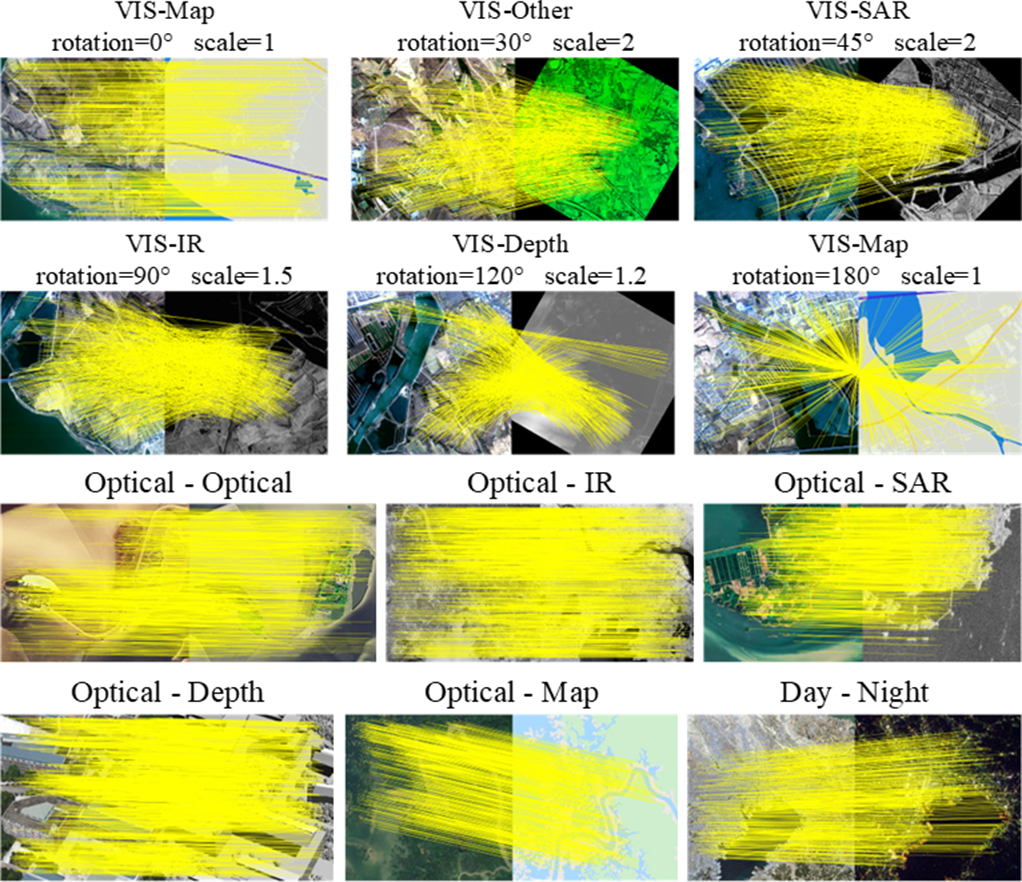
#> input picture HOMO_Feature_ImgMatching/misc/display1.jpg, 1022 x 882 px
$ python -i homo_feature.py   (imports and definitions only)
#> lines starting #> are read from the running program, lines starting #| are printed output that depends on the picture
#> further down, picture is the input picture: shape (882, 1022, 3); mean B, G, R 119, 191.6, 184.1
"""
Python reimplementation of HOMO-Feature Image Matching Algorithm.

Original MATLAB code by Gao Chenzhong (gao-pingqi@qq.com)
Paper: "HOMO-Feature: Homogeneous-Feature-Based Cross-Modal Image Matching"

This port faithfully translates the MATLAB algorithm to Python/NumPy.
Coordinate convention: kps[:,0] = x (column), kps[:,1] = y (row).
"""

import numpy as np
import cv2
from scipy import ndimage
from scipy.spatial.distance import cdist
from skimage.morphology import disk as skdisk


# ─────────────────────────────────────────────────────────────────────────────
# LOW-LEVEL UTILITIES
# ─────────────────────────────────────────────────────────────────────────────

# [26 lines left out: functions fspecial_gaussian, imfilter_r, imresize_bicubic, not called in this run]


# ─────────────────────────────────────────────────────────────────────────────
# LOG-GABOR FILTER BANK
# ─────────────────────────────────────────────────────────────────────────────

def lowpass_filter(shape, cutoff, n):
    """Butterworth low-pass filter (MATLAB lowpassfilter.m)."""
    rows, cols = shape
    xrange = (np.arange(-cols // 2, cols - cols // 2) / cols
              if cols % 2 == 0
              else np.arange(-(cols - 1) // 2, (cols - 1) // 2 + 1) / (cols - 1))
    yrange = (np.arange(-rows // 2, rows - rows // 2) / rows
              if rows % 2 == 0
              else np.arange(-(rows - 1) // 2, (rows - 1) // 2 + 1) / (rows - 1))
    x, y = np.meshgrid(xrange, yrange)
    radius = np.sqrt(x ** 2 + y ** 2)
    lp = 1.0 / (1.0 + (radius / cutoff) ** (2 * n))
    return np.fft.ifftshift(lp)


# [53 lines left out: function log_gabor, not called in this run]


# ─────────────────────────────────────────────────────────────────────────────
# PHASE CONGRUENCY (phasecong3.m)
# ─────────────────────────────────────────────────────────────────────────────

def phase_congruency(img, nscale=4, norient=6,
                     min_wave_length=3, mult=1.6, sigma_f=0.75,
                     k=1.0, cut_off=0.5, g=3, noise_method=-1):
    """
    Phase congruency – returns (M, m) edge and corner maps.
    Translation of MATLAB phasecong3.m by Peter Kovesi.
    """
#> called with nscale = 4, norient = 6, min_wave_length = 3, mult = 1.6, sigma_f = 0.75, k = 1, cut_off = 0.5, g = 3
    if img.ndim == 3:
        img = cv2.cvtColor(img.astype(np.float32), cv2.COLOR_BGR2GRAY).astype(np.float64)
    rows, cols = img.shape
#> rows = 882; cols = 1022
    epsilon = 1e-4
    image_fft = np.fft.fft2(img)

    if cols % 2:
        xrange = np.arange(-(cols - 1) // 2, (cols - 1) // 2 + 1) / (cols - 1)
    else:
        xrange = np.arange(-cols // 2, cols // 2) / cols
#> xrange = 1022 values from -0.5 to 0.499
    if rows % 2:
        yrange = np.arange(-(rows - 1) // 2, (rows - 1) // 2 + 1) / (rows - 1)
    else:
        yrange = np.arange(-rows // 2, rows // 2) / rows
#> yrange = 882 values from -0.5 to 0.499

    x, y = np.meshgrid(xrange, yrange)
    radius = np.sqrt(x ** 2 + y ** 2)
    theta = np.arctan2(-y, x)
    radius = np.fft.ifftshift(radius)
    theta = np.fft.ifftshift(theta)
    radius[0, 0] = 1
    sin_theta = np.sin(theta)
    cos_theta = np.cos(theta)

    lp = lowpass_filter((rows, cols), 0.45, 15)
    lg_filters = []
    for s in range(nscale):
        wavelength = min_wave_length * mult ** s
        fo = 1.0 / wavelength
        lg = np.exp(-(np.log(radius / fo)) ** 2 / (2 * np.log(sigma_f) ** 2))
        lg = lg * lp
        lg[0, 0] = 0
        lg_filters.append(lg)

    zero = np.zeros((rows, cols))
    covx2 = zero.copy(); covy2 = zero.copy(); covxy = zero.copy()
    EnergyV = np.zeros((rows, cols, 3))

    for o in range(norient):
        angl = o * np.pi / norient
        ds = sin_theta * np.cos(angl) - cos_theta * np.sin(angl)
        dc = cos_theta * np.cos(angl) + sin_theta * np.sin(angl)
        d_theta = np.abs(np.arctan2(ds, dc))
        d_theta = np.minimum(d_theta * norient / 2, np.pi)
        spread = (np.cos(d_theta) + 1) / 2

        sum_e = zero.copy()
        sum_o = zero.copy()
        sum_an = zero.copy()
        energy = zero.copy()
        tau = None
        max_an = None

        for s in range(nscale):
            filt = lg_filters[s] * spread
            eo = np.fft.ifft2(image_fft * filt)
            an = np.abs(eo)
            sum_an += an
            sum_e += np.real(eo)
            sum_o += np.imag(eo)
            if s == 0:
                if noise_method == -1:
                    tau = np.median(sum_an) / np.sqrt(np.log(4))
                elif noise_method == -2:
                    hist, edges = np.histogram(sum_an.ravel(), bins=50)
                    idx = np.argmax(hist)
                    tau = (edges[idx] + edges[idx + 1]) / 2
                max_an = an.copy()
            else:
                max_an = np.maximum(max_an, an)

        x_energy = np.sqrt(sum_e ** 2 + sum_o ** 2) + epsilon
        mean_e = sum_e / x_energy
        mean_o = sum_o / x_energy

        for s in range(nscale):
            filt = lg_filters[s] * spread
            eo = np.fft.ifft2(image_fft * filt)
            E = np.real(eo); O = np.imag(eo)
            energy += E * mean_e + O * mean_o - np.abs(E * mean_o - O * mean_e)

        if noise_method >= 0:
            T = noise_method
        else:
            total_tau = tau * (1 - (1 / mult) ** nscale) / (1 - (1 / mult))
            est_mean = total_tau * np.sqrt(np.pi / 2)
            est_sigma = total_tau * np.sqrt((4 - np.pi) / 2)
            T = est_mean + k * est_sigma

        energy = np.maximum(energy - T, 0)
        width = (sum_an / (max_an + epsilon) - 1) / (nscale - 1)
        weight = 1.0 / (1 + np.exp((cut_off - width) * g))
        pc = weight * energy / (sum_an + epsilon)

        covx = pc * np.cos(angl)
        covy = pc * np.sin(angl)
        covx2 += covx ** 2
        covy2 += covy ** 2
        covxy += covx * covy

        EnergyV[:, :, 0] += sum_e
        EnergyV[:, :, 1] += np.cos(angl) * sum_o
        EnergyV[:, :, 2] += np.sin(angl) * sum_o
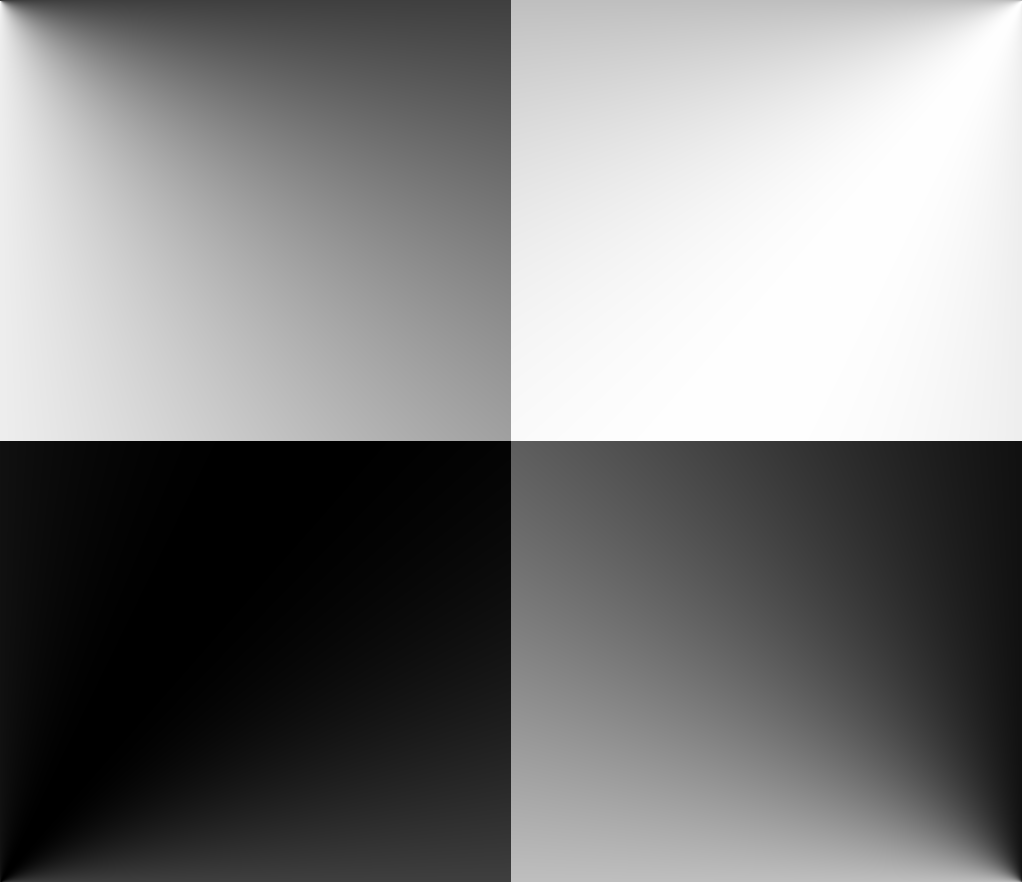
#> ds: shape (882, 1022) float64; min -1, max 1, mean -0.000435; drawn with min black and max white
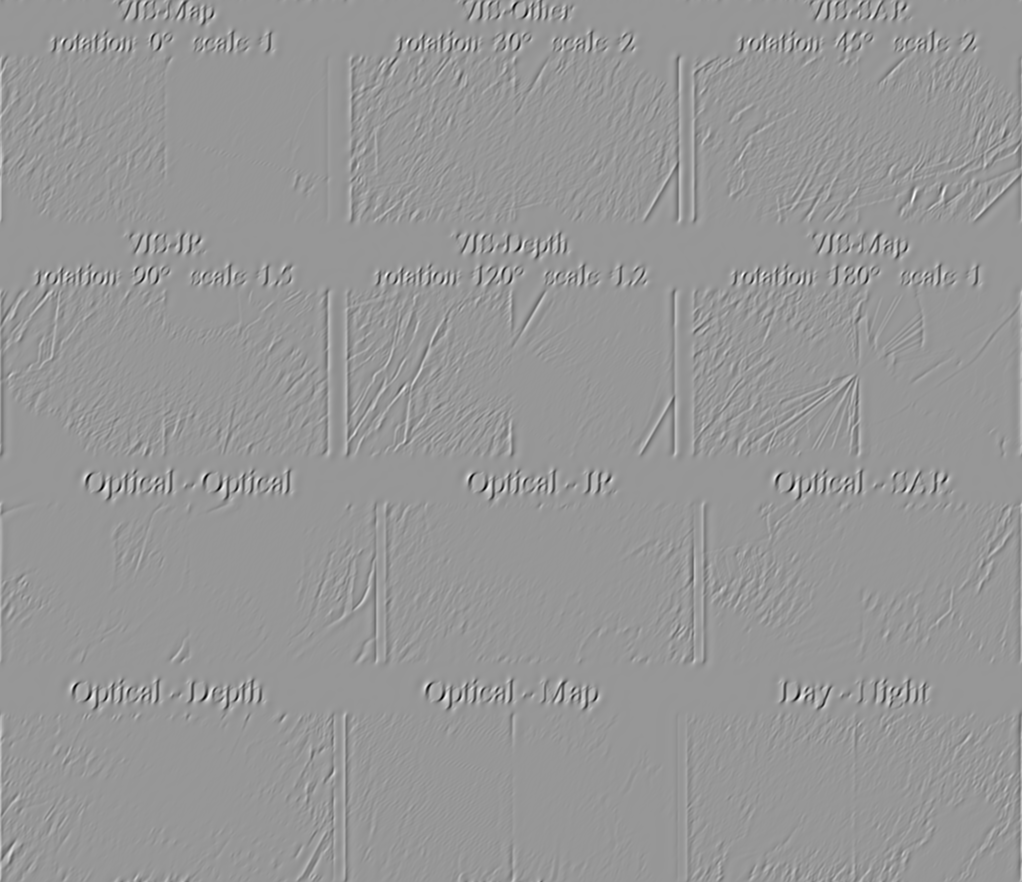
#> sum_e: shape (882, 1022) float64; min -120.2, max 82.73, mean 0; drawn with min black and max white
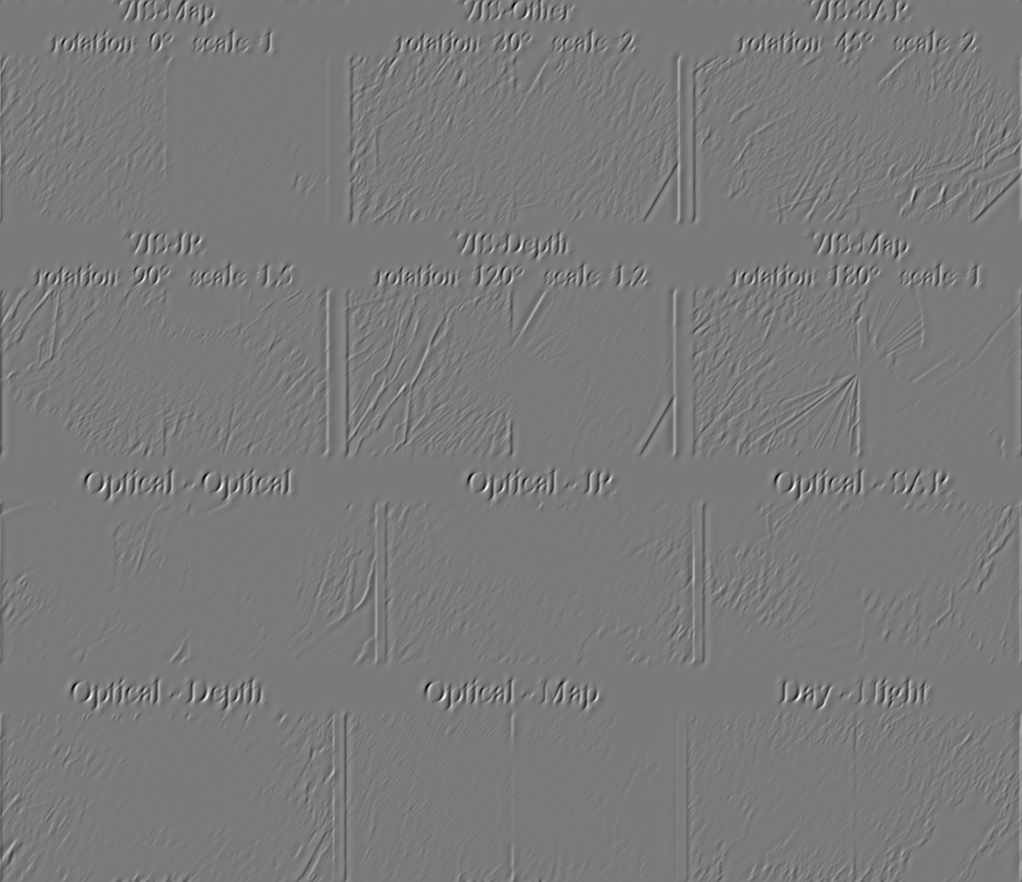
#> sum_o: shape (882, 1022) float64; min -107.8, max 116.3, mean 0; drawn with min black and max white

    covx2 /= (norient / 2)
    covy2 /= (norient / 2)
    covxy = 4 * covxy / norient
    denom = np.sqrt(covxy ** 2 + (covx2 - covy2) ** 2) + epsilon
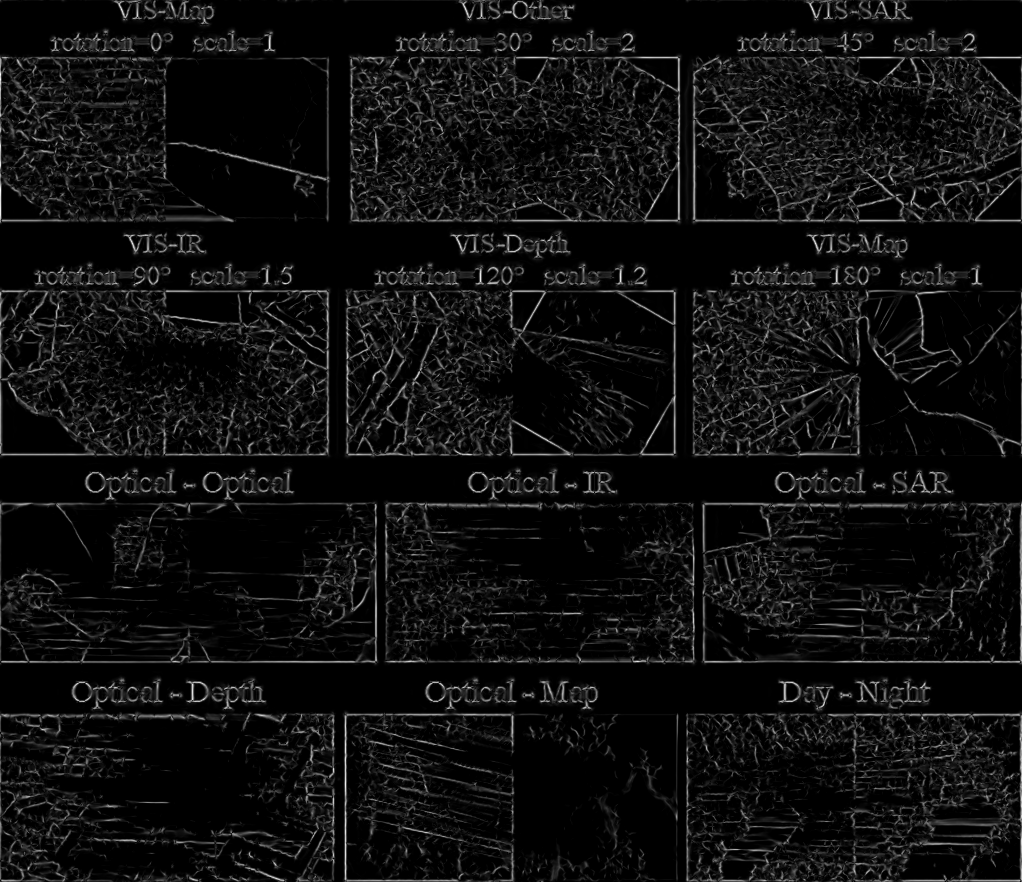
#> denom: shape (882, 1022) float64; min 0.0001, max 0.276, mean 0.0171; drawn with min black and max white
    M = (covy2 + covx2 + denom) / 2   # edge strength
    m = (covy2 + covx2 - denom) / 2   # corner strength
    return M, m


# ─────────────────────────────────────────────────────────────────────────────
# MAJOR ORIENTATION MAP (MOM)
# ─────────────────────────────────────────────────────────────────────────────

# [1016 lines left out: functions major_orientation_map, get_gaussian_scale, gaussian_scaling, build_homo_pyramid, shi_tomasi, detect_homo_keypoints and 12 more, not called in this run]

>>> import cv2
>>> picture = cv2.imread('HOMO_Feature_ImgMatching/misc/display1.jpg')
>>> result = phase_congruency(picture)
